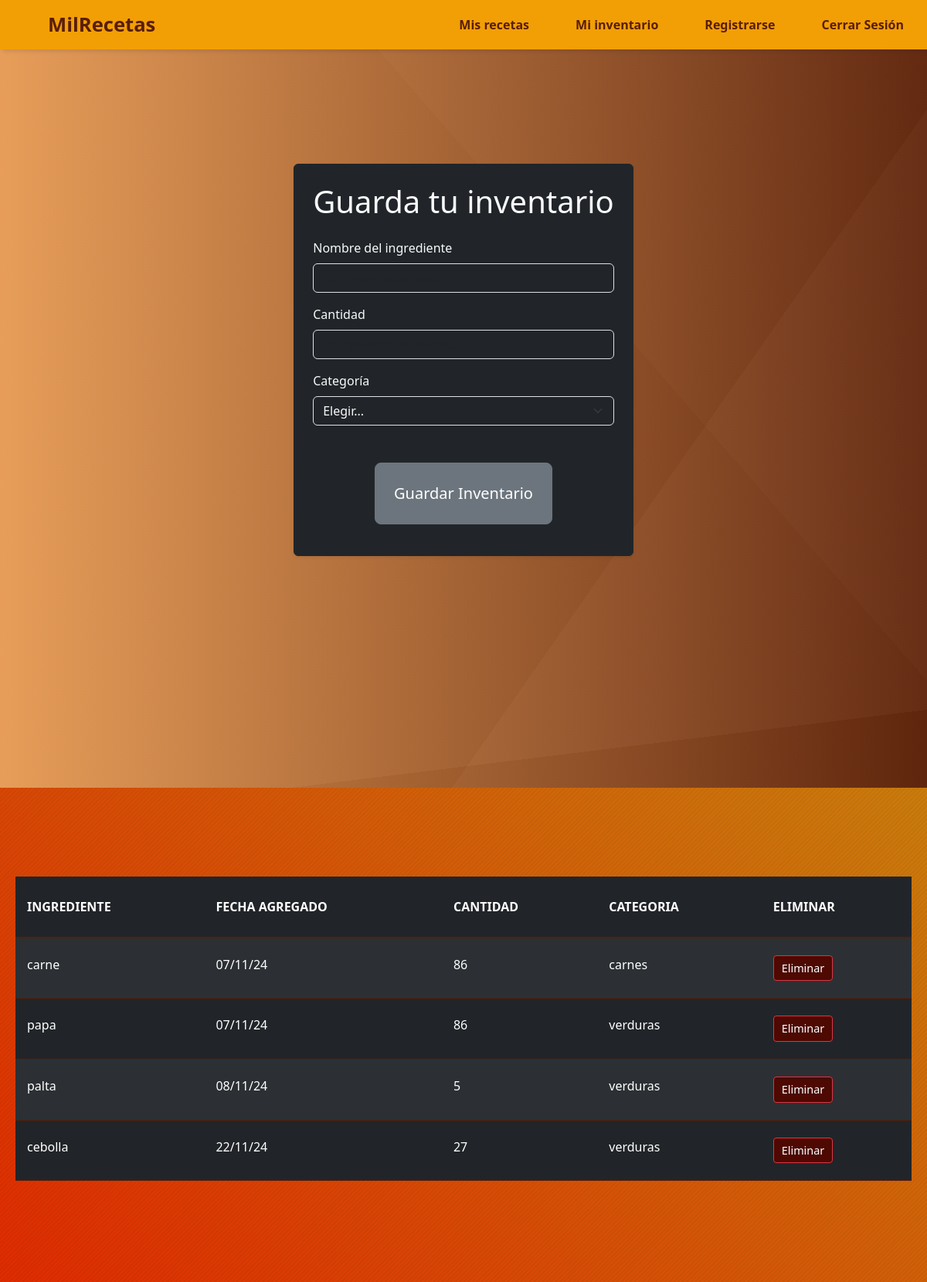
The page /mi_inventario.php (signed in) on the database its author committed.
### tables this page shows
CREATE TABLE `ingredientes` (
  `id_usuario` int(20) NOT NULL,
  `nombre_ingrediente` varchar(45) NOT NULL,
  `fecha_agregado` varchar(10) NOT NULL,
  `cantidad` int(60) NOT NULL,
  `id_ingrediente` int(20) NOT NULL,
  `categoria` varchar(30) NOT NULL
);

### mi_inventario.php (the view, shortened to what this page needs)
<!DOCTYPE html>
<html lang="es">
<head>
    <link href="https://cdn.jsdelivr.net/npm/bootstrap@5.3.3/dist/css/bootstrap.min.css" rel="stylesheet">
    <link rel="stylesheet" href="estilo_inventario.css">
    <link rel="stylesheet" href="//cdn.datatables.net/2.1.8/css/dataTables.dataTables.min.css">
</head>
<body>
    <?php
    include("conexion_db.php");
    $id_usuario = $_SESSION['id'];
    ?>
    <header>
        <nav>
            <ul>
                <li class="marca"><a href="Index.php">MilRecetas</a></li>
                <li class="hideOnMobile"><a href="mis_recetas.php">Mis recetas</a></li>
                <li class="hideOnMobile"><a href="mi_inventario.php">Mi inventario</a></li>
                <li class="hideOnMobile"><a href="registro.php">Registrarse</a></li>
                <?php
                if (isset($_SESSION['id'])) {
                    echo '<li class="hideOnMobile"><a href="logout.php">Cerrar Sesión</a></li>';
                } else {
                    echo '<li><a href="f_login.php">Iniciar sesión</a></li>';
                }
                ?>
            </ul>
        </nav>
    </header>
    <div class="container mt-5">
        <div class="f_inventario">
            <form action="guardar_inv.php" method="POST" class="p-4 border rounded shadow-sm border-dark bg-dark text-light">
                <h1 class="text-center mb-4">Guarda tu inventario</h1>
                <div class="mb-3">
                    <label for="ingrediente" class="form-label">Nombre del ingrediente</label>
                    <input type="text" class="form-control bg-dark text-light" name="ingrediente" id="ingrediente" placeholder="Ingrese el nombre..." required="required">
                </div>
                <div class="mb-3">
                    <label for="cantidad" class="form-label">Cantidad</label>
                    <input type="text" class="form-control bg-dark text-light" name="cantidad" id="cantidad" placeholder="Ingrese una cantidad..." required="required">
                </div>
                <div class="mb-3">
                    <label for="categoria" class="form-label">Categoría</label>
                    <select class="form-select bg-dark text-light" name="categoria" id="categoria" required>
                        <option selected>Elegir...</option>
                    </select>
                    <div class="d-flex justify-content-center">
                        <button type="submit" name="cargar" class="btn btn-secondary btn-lg p-4 mt-5">Guardar Inventario</button>
                    </div>
                </div>
            </form>
        </div>
    </div>
<div class="tabla-ingredientes">
    <table id="tabla" class="table table-dark table-striped">
        <thead>
            <tr>
                <th>Ingrediente</th>
                <th>Fecha agregado</th>
                <th>Cantidad</th>
                <th>Categoria</th>
                <th>Eliminar</th>
            </tr>
        </thead>
        <tbody>
            <?php
            $query = "SELECT * FROM ingredientes INNER JOIN datos_usuarios on ingredientes.id_usuario = datos_usuarios.id WHERE ingredientes.id_usuario = '$id_usuario'";
            $resultado = mysqli_query($conex, $query);
            while ($row = mysqli_fetch_array($resultado)) { ?>
                <tr>
                    <td><?php echo $row['nombre_ingrediente']; ?></td>
                    <td><?php echo $row['fecha_agregado']; ?></td>
                    <td><?php echo $row['cantidad']; ?></td>
                    <td><?php echo $row['categoria']; ?></td>
                    <td><a class="btn btn-danger" href="eliminar.php?id_ingrediente=<?php echo $row['id_ingrediente']; ?>">Eliminar</a></td>
                </tr>
            <?php } ?>
        </tbody>
    </table>
</div>
</body>
</html>

### estilo_inventario.css (style rules this page uses)
* { margin: 0; padding: 0; }
body { min-height: 100vh; font-family: 'Segoe UI', Tahoma, Geneva, Verdana, sans-serif; background-image: linear-gradient(305deg, rgba(161, 161, 161, 0.04) 0%, rgba(161, 161, 161, 0.04) 45%,rgba(31, 31, 31, 0.04) 45%, rgba(31, 31, 31, 0.04) 100%),linear-gradient(173deg, rgba(190, 190, 190, 0.04) 0%, rgba(190, 190, 190, 0.04) 59%,rgba(10, 10, 10, 0.04) 59%, rgba(10, 10, 10, 0.04) 100%),linear-gradient(229deg, rgba(168, 168, 168, 0.04) 0%, rgba(168, 168, 168, 0.04) 29%,rgba(86, 86, 86, 0.04) 29%, rgba(86, 86, 86, 0.04) 100%),linear-gradient(306deg, rgba(51, 51, 51, 0.04) 0%, rgba(51, 51, 51, 0.04) 17%,rgba(64, 64, 64, 0.04) 17%, rgba(64, 64, 64, 0.04) 100%),linear-gradient(90deg, rgb(255, 169, 89),rgb(97, 30, 1));; }
nav { background-color: #F29F05; box-shadow: 3px 3px 5px rgba(0, 0, 0, 0.1); }
nav ul { width: 100%; list-style: none; display: flex; justify-content: flex-end; align-items: center; }
nav li { height: 8vh; }
nav a { height: 100%; padding: 0 30px; text-decoration: none; display: flex; align-items: center; color: #591E08; font-weight: 700; }
.marca { font-size: 1.6em; margin-left: 0; }
nav li:first-child { margin-right: auto; }
.f_inventario { display: flex; justify-content: center; align-items: center; padding-top: 100px; }
.tabla-ingredientes { margin-top: 300px; margin-bottom: 0; display: flex; justify-content: center; align-items: center; height: 80vh; padding: 20px; background-image: repeating-linear-gradient(135deg, rgba(0,0,0,0.04) 0px, rgba(0,0,0,0.04) 2px,transparent 2px, transparent 4px),linear-gradient(45deg, rgb(223, 43, 1),rgb(202, 124, 12)); }
#tabla thead { background-color: #591E08; }
#tabla thead th { padding: 27px 15px; text-transform: uppercase; font-weight: bold; border-bottom: 2px solid #591E08; }
#tabla tbody tr { border-bottom: 1px solid #591E08; transition: background-color 0.3s ease; }
#tabla tbody tr:nth-child(even) { background-color: #d3840e; }
#tabla tbody td { padding: 22px 15px; }
#tabla tbody a.btn-danger { padding: 5px 10px; color: #ffffff; text-decoration: none; background-color: #4d0902; border-radius: 4px; font-size: 0.9rem; transition: background-color 0.3s ease; }

### rows shown on the page
ingredientes: nombre_ingrediente "carne", fecha_agregado "07/11/24", cantidad "86", categoria "carnes"
ingredientes: nombre_ingrediente "papa", fecha_agregado "07/11/24", cantidad "86", categoria "verduras"
ingredientes: nombre_ingrediente "palta", fecha_agregado "08/11/24", cantidad "5", categoria "verduras"
ingredientes: nombre_ingrediente "cebolla", fecha_agregado "22/11/24", cantidad "27", categoria "verduras"
